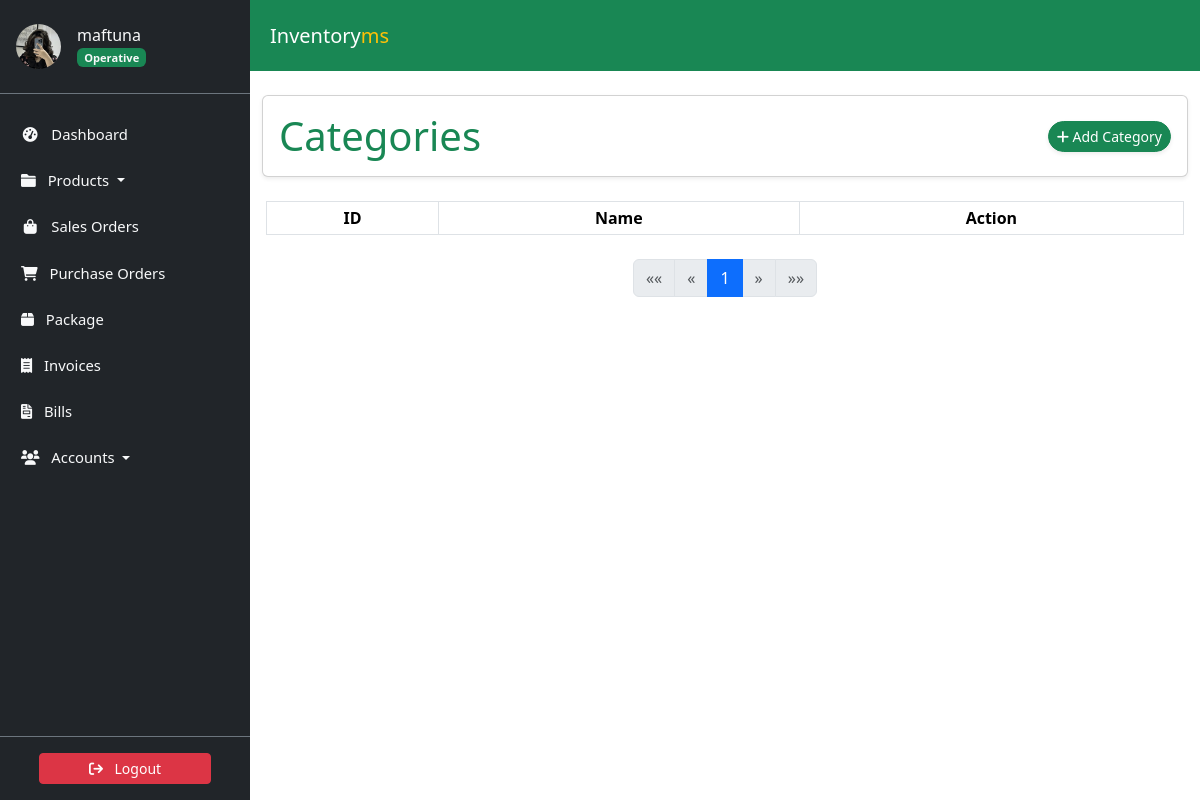
/categories/ (signed in), run on an earlier commit of the app's database.
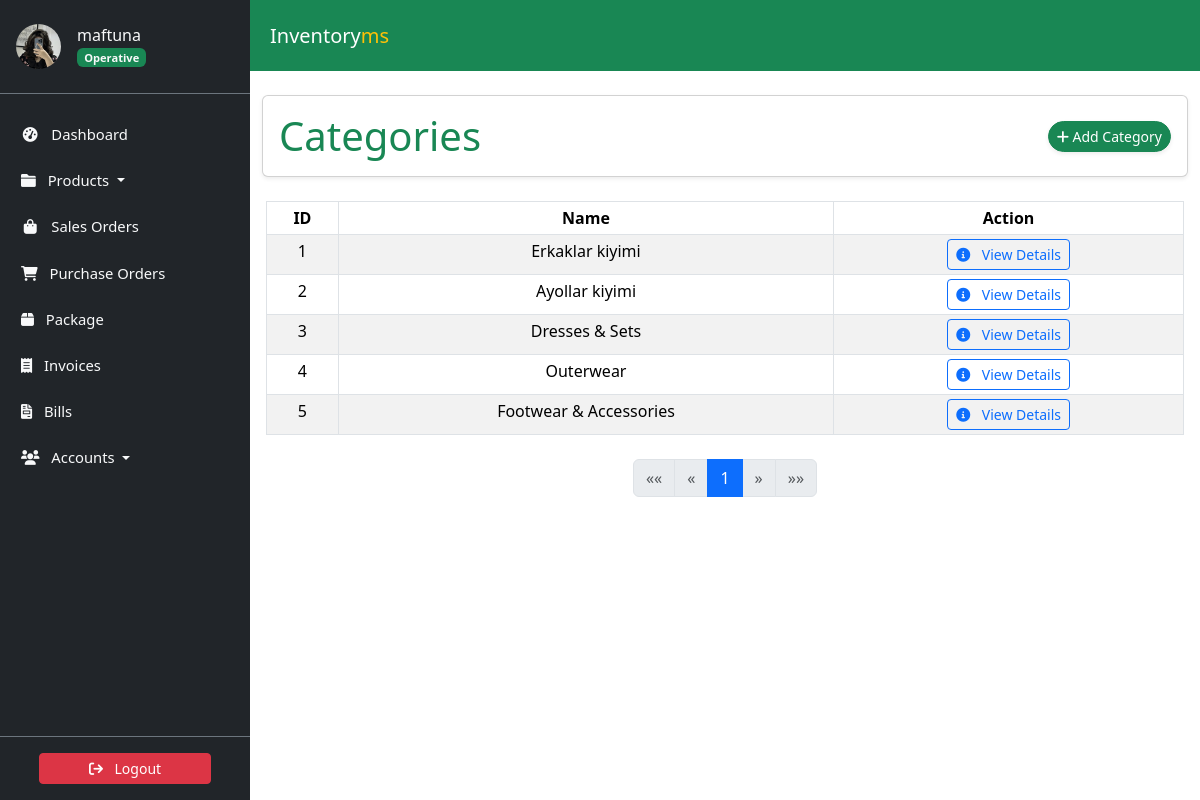
And on a later commit of the database.
### accounts/models.py (models this page shows, shortened)
class Profile(models.Model):
    user = models.OneToOneField(
        User, on_delete=models.CASCADE, verbose_name='User'
    )
    slug = AutoSlugField(
        unique=True,
        verbose_name='Account ID',
        populate_from='email'
    )
    profile_picture = ProcessedImageField(
        default='profile_pics/default.jpg',
        upload_to='profile_pics',
        format='JPEG',
        processors=[ResizeToFill(150, 150)],
        options={'quality': 100}
    )
    telephone = PhoneNumberField(
        null=True, blank=True, verbose_name='Telephone'
    )
    email = models.EmailField(
        max_length=150, blank=True, null=True, verbose_name='Email'
    )
    first_name = models.CharField(
        max_length=30, blank=True, verbose_name='First Name'
    )
    last_name = models.CharField(
        max_length=30, blank=True, verbose_name='Last Name'
    )
    status = models.CharField(
        choices=STATUS_CHOICES,
        max_length=12,
        default='INA',
        verbose_name='Status'
    )
    role = models.CharField(
        choices=ROLE_CHOICES,
        max_length=12,
        blank=True,
        null=True,
        verbose_name='Role'
    )
    class Meta:
        ordering = ['slug']
        verbose_name = 'Profile'
        verbose_name_plural = 'Profiles'

### store/models.py (models this page shows, shortened)
class Category(models.Model):
    name = models.CharField(max_length=50)
    slug = AutoSlugField(unique=True, populate_from='name')
    class Meta:
        verbose_name_plural = 'Categories'

### store/views.py (the view)
class CategoryListView(LoginRequiredMixin, ListView):
    model = Category
    template_name = 'store/category_list.html'
    context_object_name = 'categories'
    paginate_by = 10
    login_url = 'login'

### store/templates/store/category_list.html (shortened to what this page needs)
{% extends 'store/base.html' %}
{% block content %}
<div class="container my-4">
    <div class="card shadow-sm rounded p-3">
        <div class="row align-items-center">
            <div class="col-md-6">
                <h4 class="display-6 mb-0 text-success">Categories</h4>
            </div>
            <div class="col-md-6 d-flex justify-content-end gap-2">
                <a class="btn btn-success btn-sm rounded-pill shadow-sm" href="{% url 'category-create' %}">
                    <i class="fa-solid fa-plus"></i> Add Category
                </a>
            </div>
        </div>
    </div>
</div>
<div class="container px-3">
    <table class="table table-sm table-striped table-bordered">
        <thead class="thead-light">
            <tr>
                <th>ID</th>
                <th>Name</th>
                <th>Action</th>
            </tr>
        </thead>
        <tbody>
            {% for category in page_obj %}
            <tr>
                <td>{{ category.pk }}</td>
                <td>{{ category.name }}</td>
                <td>
                    <a href="{% url 'category-detail' category.pk %}" class="btn btn-outline-primary btn-sm">
                        <i class="fa-solid fa-info-circle me-2"></i> View Details
                    </a>
                </td>
            </tr>
            {% endfor %}
        </tbody>
    </table>
    <div class="d-flex justify-content-center mt-4">
        <nav aria-label="Page navigation">
            <ul class="pagination">
                {% if page_obj.has_previous %}
                <li class="page-item">
                    <a class="page-link" href="?page=1" aria-label="First">
                        <span aria-hidden="true">&laquo;&laquo;</span>
                    </a>
                </li>
                <li class="page-item">
                    <a class="page-link" href="?page={{ page_obj.previous_page_number }}" aria-label="Previous">
                        <span aria-hidden="true">&laquo;</span>
                    </a>
                </li>
                {% else %}
                <li class="page-item disabled">
                    <a class="page-link" aria-label="First">
                        <span aria-hidden="true">&laquo;&laquo;</span>
                    </a>
                </li>
                <li class="page-item disabled">
                    <a class="page-link" aria-label="Previous">
                        <span aria-hidden="true">&laquo;</span>
                    </a>
                </li>
                {% endif %}
                {% for num in page_obj.paginator.page_range %}
                {% if page_obj.number == num %}
                <li class="page-item active"><a class="page-link">{{ num }}</a></li>
                {% elif num > page_obj.number|add:'-3' and num < page_obj.number|add:'3' %}
                <li class="page-item"><a class="page-link" href="?page={{ num }}">{{ num }}</a></li>
                {% endif %}
                {% endfor %}
                {% if page_obj.has_next %}
                <li class="page-item">
                    <a class="page-link" href="?page={{ page_obj.next_page_number }}" aria-label="Next">
                        <span aria-hidden="true">&raquo;</span>
                    </a>
                </li>
                <li class="page-item">
                    <a class="page-link" href="?page={{ page_obj.paginator.num_pages }}" aria-label="Last">
                        <span aria-hidden="true">&raquo;&raquo;</span>
                    </a>
                </li>
                {% else %}
                <li class="page-item disabled">
                    <a class="page-link" aria-label="Next">
                        <span aria-hidden="true">&raquo;</span>
                    </a>
                </li>
                <li class="page-item disabled">
                    <a class="page-link" aria-label="Last">
                        <span aria-hidden="true">&raquo;&raquo;</span>
                    </a>
                </li>
                {% endif %}
            </ul>
        </nav>
    </div>
</div>
{% endblock %}

### store/templates/store/base.html (shortened to what this page needs)
<!DOCTYPE html>
<html lang="en">
    <head>
        {% load static %}
        <link href="https://cdn.jsdelivr.net/npm/bootstrap@5.3.3/dist/css/bootstrap.min.css" rel="stylesheet">
        <link rel="stylesheet" type="text/css" href="https://unpkg.com/@webpixels/css@1.1.5/dist/index.css">
        <link rel="stylesheet" href="{% static 'css/style.css' %}" type="text/css">
    </head>
    <body>
        {% include "store/sidebar.html" %}
        <section id="wrapper">
            <nav class="navbar navbar-expand-md bg-success">
                <div class="container-fluid mx-2">
                  <div class="navbar-header">
                    <a class="navbar-brand" style="font-size: 20px;" href="{% url 'dashboard' %}">Inventory<span class="text-warning">ms</span></a>
                  </div>
                </div>
              </nav>
          {% block content%}
          {% endblock content%}
        </section>
      </body>
</html>

### store/templates/store/sidebar.html (shortened to what this page needs)
<link href="https://cdn.jsdelivr.net/npm/bootstrap@5.3.3/dist/css/bootstrap.min.css" rel="stylesheet">
<link href="https://cdnjs.cloudflare.com/ajax/libs/font-awesome/6.0.0-beta3/css/all.min.css" rel="stylesheet">
<aside class="sidebar position-fixed top-0 left-0 overflow-auto h-100 bg-dark text-light" id="show-side-navigation1">
    <div class="sidebar-header d-flex align-items-center px-3 py-4 border-bottom border-secondary">
        <a href="{% url 'user-profile' %}" class="d-flex align-items-center text-decoration-none text-light">
            <img class="rounded-circle img-fluid" id="sidebar-img" width="45" src="{{ request.user.profile.profile_picture.url }}" alt="Profile Picture" />
            <div class="ms-3">
                <h5 class="fs-6 mb-0">
                    {{ request.user.username }}{% if request.user.profile.role == 'AD' %} <i class="fa-solid fa-circle-check text-success"></i>{% endif %}
                </h5>
                <span class="badge bg-success text-light">
                    {% if request.user.profile.role == 'AD' %}
                        Admin
                    {% elif request.user.profile.role == 'EX' %}
                        Executive
                    {% else %}
                        Operative
                    {% endif %}
                </span>
            </div>
        </a>
    </div>
    <div class="nav-container">
        <ul class="nav flex-column mt-3">
            <li class="nav-item mb-2">
                <a class="nav-link text-light {% if request.resolver_match.url_name == 'dashboard' %}active{% endif %}" href="{% url 'dashboard' %}">
                    <i class="fa fa-tachometer-alt fa-fw me-2"></i> Dashboard
                </a>
            </li>
            <li class="nav-item mb-2 dropdown">
                <a class="nav-link text-light {% if request.resolver_match.url_name == 'productslist' %}active{% endif %} dropdown-toggle" href="#" id="productsDropdown" role="button" data-bs-toggle="dropdown" aria-expanded="false">
                    <i class="fa fa-folder me-2"></i> Products
                </a>
            </li>
            <li class="nav-item mb-2">
                <a class="nav-link text-light {% if request.resolver_match.url_name == 'saleslist' %}active{% endif %}" href="{% url 'saleslist' %}">
                    <i class="fa fa-shopping-bag fa-fw me-2"></i> Sales Orders
                </a>
            </li>
            <li class="nav-item mb-2">
                <a class="nav-link text-light {% if request.resolver_match.url_name == 'purchaseslist' %}active{% endif %}" href="{% url 'purchaseslist' %}">
                    <i class="fa fa-shopping-cart me-2"></i> Purchase Orders
                </a>
            </li>
            <li class="nav-item mb-2">
                <a class="nav-link text-light {% if request.resolver_match.url_name == 'deliveries' %}active{% endif %}" href="{% url 'deliveries' %}">
                    <i class="fa-solid fa-box me-2"></i> Package
                </a>
            </li>
            <li class="nav-item mb-2">
                <a class="nav-link text-light {% if request.resolver_match.url_name == 'invoicelist' %}active{% endif %}" href="{% url 'invoicelist' %}">
                    <i class="fa-solid fa-receipt me-2"></i> Invoices
                </a>
            </li>
            <li class="nav-item mb-2">
                <a class="nav-link text-light {% if request.resolver_match.url_name == 'bill_list' %}active{% endif %}" href="{% url 'bill_list' %}">
                    <i class="fa-solid fa-file-invoice me-2"></i> Bills
                </a>
            </li>
            <li class="nav-item mb-2 dropdown">
                <a class="nav-link text-light  dropdown-toggle" href="#" id="accountsDropdown" role="button" data-bs-toggle="dropdown" aria-expanded="false">
                    <i class="fa fa-users me-2"></i> Accounts
                </a>
            </li>
        </ul>
    </div>
    <div class="sidebar-footer position-absolute bottom-0 w-100 text-center py-3 bg-dark border-top border-secondary">
        <form method="post" action="{% url 'user-logout' %}">
            <button type="submit" class="btn btn-danger btn-sm w-75">
                <i class="fa fa-sign-out me-2"></i> Logout
            </button>
        </form>
    </div>
</aside>

### static/css/style.css (style rules this page uses)
:root { --dk-gray-100: #f3f4f6; --dk-gray-200: #e5e7eb; --dk-gray-300: #d1d5db; --dk-gray-400: #9ca3af; --dk-gray-500: #6b7280; --dk-gray-600: #4b5563; --dk-gray-700: #374151; --dk-gray-800: #1f2937; --dk-gray-900: #111827; --dk-dark-bg: #313348; --dk-darker-bg: #2a2b3d; --navbar-bg-color: #6f6486; --sidebar-bg-color: #252636; --sidebar-width: 250px; --sidebar-expanded-width: 230px; --sidebar-collapsed-width: 100px; --sidebar-header-bg: #212529; --nav-link-color: #adb5bd; --nav-link-active-bg: #495057; --dropdown-menu-bg: #495057; --dropdown-item-color: #adb5bd; --dropdown-item-active-bg: #6c757d; --sidebar-separator-bg: #4caf50; --logo-separator-height: 60px; --sidebar-item-height: 50px; --submenu-item-height: 45px; }
* { margin: 0; padding: 0; box-sizing: border-box; }
body { font-family: "Inter", sans-serif; background-color: #fff; }
a { text-decoration: none; }
#wrapper { margin-left: var(--sidebar-width); transition: margin-left 0.3s ease-in-out; }
.sidebar { font-size: 0.925rem; background-color: var(--sidebar-bg-color); width: var(--sidebar-width); transition: width 0.3s ease-in-out; z-index: 9999999; }
.sidebar .sidebar-header { background-color: var(--sidebar-header-bg); border-bottom: 1px solid #2a2b3c; }
.sidebar ul > li > a { color: var(--dk-gray-400); text-decoration: none; }
.navbar { border: none; background-color: var(--navbar-bg-color); }
.navbar .navbar-brand { color: #fff; line-height: 55px; padding: 0; }
.navbar > .container .navbar-brand, .navbar > .container-fluid .navbar-brand { margin: 0; }

### store/templates/store/sidebar.html (style rules this page uses)
.sidebar { width: 250px; background-color: #343a40; color: #fff; position: fixed; top: 0; bottom: 0; display: flex; flex-direction: column; }
.sidebar-header { background-color: #212529; }
.nav-container { flex: 1; overflow-y: auto; padding: 5px; }
.nav-link { color: #adb5bd; }
.sidebar-footer { background-color: #212529; text-align: center; padding: 10px; }

### store/templates/store/category_list.html (style rules this page uses)
.table th, .table td { text-align: center; }

What changed in the data, as far as the page shows it:
added Category: pk "1", name "Erkaklar kiyimi"
added Category: pk "2", name "Ayollar kiyimi"
added Category: pk "3", name "Dresses & Sets"
added Category: pk "4", name "Outerwear"
added Category: pk "5", name "Footwear & Accessories"
